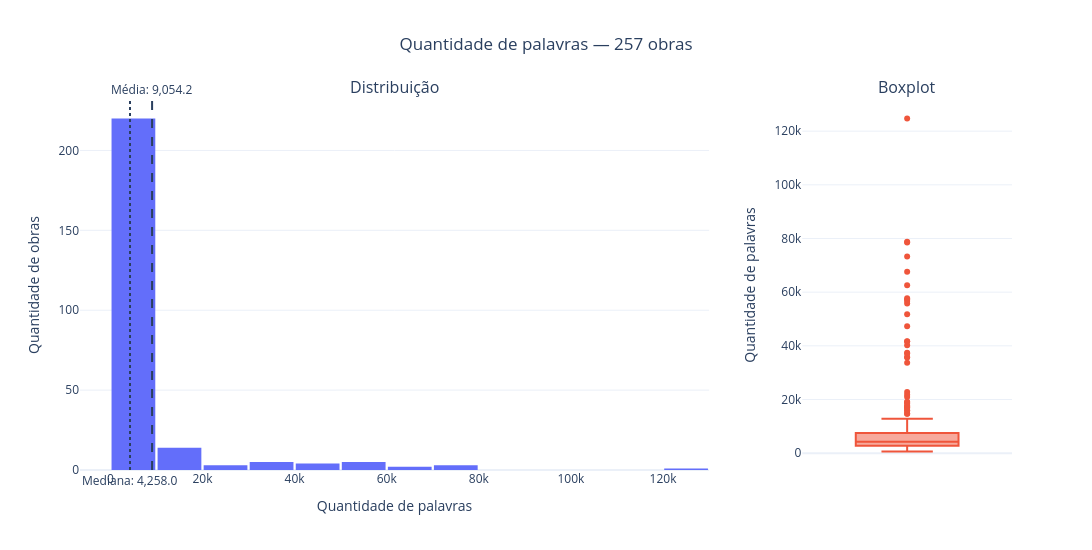

This figure's notebook cell:
### Markdown cell above
distribuição dos dados de cada pdf

### Code cell
metricas = {
    "count_words": "Quantidade de palavras",
}


def plot_distribuicao(df, coluna, titulo):

    dados = pd.to_numeric(
        df[coluna],
        errors="coerce",
    ).dropna()

    media = dados.mean()
    mediana = dados.median()

    fig = make_subplots(
        rows=1,
        cols=2,
        column_widths=[0.75, 0.25],
        subplot_titles=[
            "Distribuição",
            "Boxplot",
        ],
    )

    fig.add_trace(
        go.Histogram(
            x=dados,
            nbinsx=20,
            hovertemplate=(
                f"{titulo}: %{{x:,.0f}}"
                "<br>Obras: %{y}"
                "<extra></extra>"
            ),
        ),
        row=1,
        col=1,
    )

    fig.add_vline(
        x=media,
        line_dash="dash",
        annotation_text=f"Média: {media:,.1f}",
        annotation_position="top",
        row=1,
        col=1,
    )

    fig.add_vline(
        x=mediana,
        line_dash="dot",
        annotation_text=f"Mediana: {mediana:,.1f}",
        annotation_position="bottom",
        row=1,
        col=1,
    )

    fig.add_trace(
        go.Box(
            y=dados,
            boxpoints="outliers",
            name="",
            hovertemplate=(
                f"{titulo}: %{{y:,.0f}}"
                "<extra></extra>"
            ),
        ),
        row=1,
        col=2,
    )

    fig.update_xaxes(
        title_text=titulo,
        row=1,
        col=1,
    )

    fig.update_yaxes(
        title_text="Quantidade de obras",
        row=1,
        col=1,
    )

    fig.update_yaxes(
        title_text=titulo,
        row=1,
        col=2,
    )

    fig.update_layout(
        template="plotly_white",
        height=550,
        width=1200,
        showlegend=False,
        bargap=0.05,
        title={
            "text": f"{titulo} — {len(dados)} obras",
            "x": 0.5,
        },
    )

    fig.show()


for coluna, titulo in metricas.items():
    plot_distribuicao(
        df_coletanea_infos,
        coluna,
        titulo,
    )

### Figure 1 — Plotly figure (JSON) as saved in the notebook; plotly's stock layout.template omitted (floating-point values rounded to 4 significant figures; data arrays with more than 128 entries replaced by an {"elided": "..."} marker saying what was removed)
{"data": [{"hovertemplate": "Quantidade de palavras: %{x:,.0f}<br>Obras: %{y}<extra></extra>", "nbinsx": 20, "type": "histogram", "x": {"elided": "257 int values"}, "xaxis": "x", "yaxis": "y"}, {"boxpoints": "outliers", "hovertemplate": "Quantidade de palavras: %{y:,.0f}<extra></extra>", "name": "", "type": "box", "xaxis": "x2", "y": {"elided": "257 int values"}, "yaxis": "y2"}], "layout": {"annotations": [{"font": {"size": 16}, "showarrow": false, "text": "Distribuição", "x": 0.3375, "xanchor": "center", "xref": "paper", "y": 1, "yanchor": "bottom", "yref": "paper"}, {"font": {"size": 16}, "showarrow": false, "text": "Boxplot", "x": 0.8875, "xanchor": "center", "xref": "paper", "y": 1, "yanchor": "bottom", "yref": "paper"}, {"showarrow": false, "text": "Média: 9,054.2", "x": 9054.0, "xanchor": "center", "xref": "x", "y": 1, "yanchor": "bottom", "yref": "y domain"}, {"showarrow": false, "text": "Mediana: 4,258.0", "x": 4258, "xanchor": "center", "xref": "x", "y": 0, "yanchor": "top", "yref": "y domain"}], "bargap": 0.05, "height": 550, "shapes": [{"line": {"dash": "dash"}, "type": "line", "x0": 9054.0, "x1": 9054.0, "xref": "x", "y0": 0, "y1": 1, "yref": "y domain"}, {"line": {"dash": "dot"}, "type": "line", "x0": 4258, "x1": 4258, "xref": "x", "y0": 0, "y1": 1, "yref": "y domain"}], "showlegend": false, "title": {"text": "Quantidade de palavras — 257 obras", "x": 0.5}, "width": 1200, "xaxis": {"anchor": "y", "domain": [0, 0.675], "title": {"text": "Quantidade de palavras"}}, "xaxis2": {"anchor": "y2", "domain": [0.775, 1]}, "yaxis": {"anchor": "x", "domain": [0, 1], "title": {"text": "Quantidade de obras"}}, "yaxis2": {"anchor": "x2", "domain": [0, 1], "title": {"text": "Quantidade de palavras"}}}}
